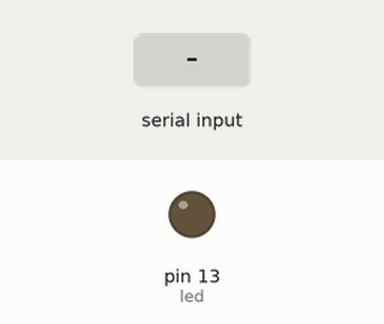
This sketch was run on a simulated Arduino Uno, built with avr-gcc and run on an emulated ATmega328P. Parts: output pins drawn as LEDs (lit = HIGH). The test bench sets the inputs (shaded band).

Above: at 1.2 s.
1.3 s: "H" received over Serial
At 1.6 s:
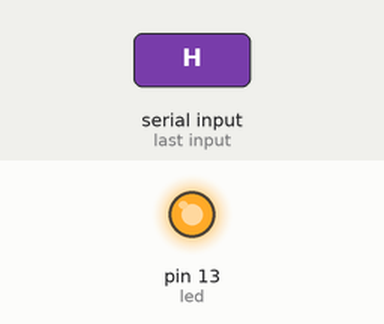
2.8 s: "L" received over Serial
At 4.0 s:
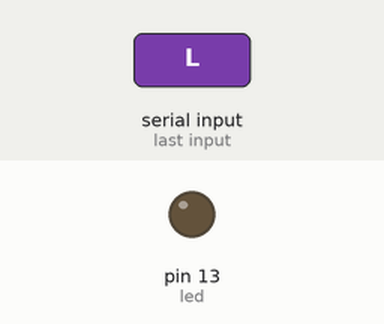
Timing chart, 0 to 5.8 s (numbered marks = the images above; inputs shaded):
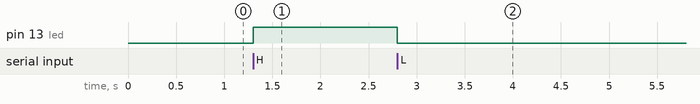

Measured:
- after the input at 1.3 s, pin 13 (led): LOW → HIGH at once
- after the input at 2.8 s, pin 13 (led): HIGH → LOW at once

The sketch:

XBeeListen.ino
```cpp
char buffer;
uint8_t led = 13;

void setup(){
  Serial.begin(9600);
  pinMode(led, OUTPUT);
}

void loop(){
  while(Serial.available()){
    buffer = Serial.read();
    if (buffer == 'H'){
      digitalWrite(led,HIGH);
    }else if (buffer == 'L'){
      digitalWrite(led,LOW);
    }
  }
}

int main (){
  setup();
  while(1){
    loop();
  }
  return (0);
}
```
